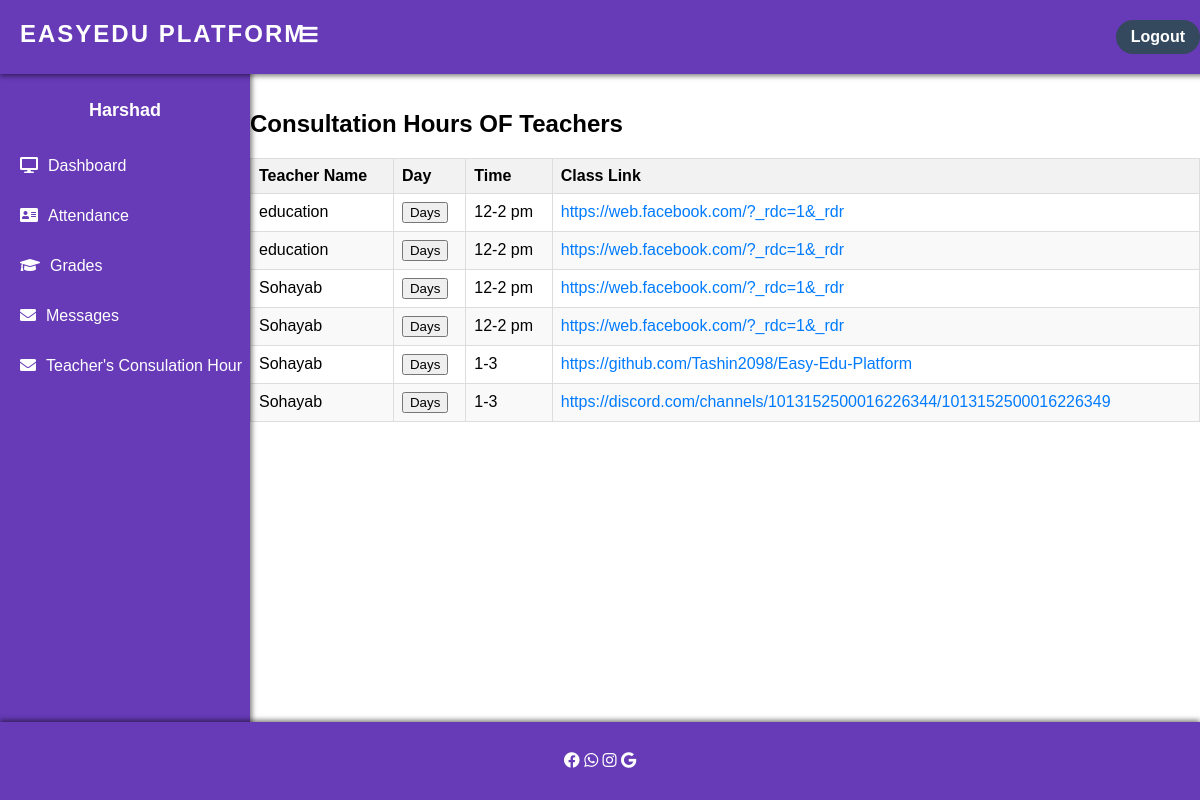
Page /view_consultation_hour (signed in) on the committed database.
### edu/models.py (models this page shows, shortened)
class ConsultationHour(models.Model):
    day = models.CharField(max_length=100)
    time = models.CharField(max_length=100)
    class_link = models.URLField()
    given_by=models.CharField(max_length=20,null=True,default='education')

### edu/views.py (the view)
# urls.py: path('view_consultation_hour', views.view_consultation_hours, name='view_consultation_hour'),
@login_required
@user_passes_test(is_student)
def view_consultation_hours(request):
    form = models.ConsultationHour.objects.all()
    return render(request, 'view_consultation_hours.html', {'form': form})

### edu/views.py (called while the page is built)
def is_student(user):
    return user.groups.filter(name='STUDENT').exists()

### templates/view_consultation_hours.html (shortened to what this page needs)
{% extends 'studentsidebar.html' %}
{% block content %}
<head>
</head>
<body>
    <h2>Consultation Hours OF Teachers</h2>
    <table border="1">
        <thead>
            <tr>
                <th>Teacher Name</th>
                <th>Day</th>
                <th>Time</th>
                <th>Class Link</th>
            </tr>
        </thead>
        <tbody>
            {% for consultation_hour in form %}
            <tr>
                <td>{{ consultation_hour.given_by }}</td>
                <td>
                    <button onclick="toggleDayOptions(this)">
                        Days
                    </button>
                </td>
                <td>{{ consultation_hour.time }}</td>
                <td><a href="{{ consultation_hour.class_link }}">{{ consultation_hour.class_link }}</a></td>
            </tr>
            {% empty %}
            <tr>
                <td colspan="4">No consultation hours available</td>
            </tr>
            {% endfor %}
        </tbody>
    </table>
</body>
{% endblock content %}

### templates/studentsidebar.html (shortened to what this page needs)
<!DOCTYPE html>
<html lang="en" dir="ltr">
<head>
  <link rel="stylesheet" href="https://cdnjs.cloudflare.com/ajax/libs/font-awesome/5.12.1/css/all.min.css">
</head>
<body>
  <header>
    <label for="check">
      <i class="fas fa-bars" id="sidebar_btn"></i>
    </label>
    <div class="left_area">
      <h3>EasyEdu Platform</h3>
    </div>
    <div class="right_area">
      <a href="/" class="logout_btn">Logout</a>
    </div>
  </header>
  <div class="sidebar">
    <center>
      <h4>{{request.user.first_name}}</h4>
    </center>
    <a href="/student-dashboard"><i class="fas fa-desktop"></i><span>Dashboard</span></a>
    <a href="/student-attendance"><i class="fas fa-address-card"></i><span>Attendance</span></a>
    <a href="/student-grade"><i class="fas fa-graduation-cap"></i><span>Grades</span></a>
    <a href="/inbox"><i class="fas fa-envelope"></i><span>Messages</span></a>
    <a href="/view_consultation_hour"><i class="fas fa-envelope"></i><span>Teacher's Consulation Hour</span></a>
  </div>
  <div class="content">
    <br><br><br><br><br>
    {% block content %}
    {% endblock content %}
    <br><br><br>
  </div>
  <footer>
    <i class="fab fa-facebook"></i>
    <i class="fab fa-whatsapp"></i>
    <i class="fab fa-instagram"></i>
    <i class="fab fa-google"></i>
  </footer>
</body>
</html>

### templates/studentsidebar.html (style rules this page uses)
header { position: fixed; background: #673AB7 ; padding: 20px; width: 100%; z-index: 1; box-shadow: 0px 2px 5px rgba(0, 0, 0, 0.5); }
.left_area h3 { color: #fff; margin: 0; text-transform: uppercase; font-size: 24px; font-weight: 700; letter-spacing: 2px; }
.logout_btn { padding: 8px 15px; background: #34495E; text-decoration: none; float: right; margin-top: -28px; margin-right: 20px; border-radius: 20px; font-size: 16px; font-weight: 600; color: #fff; transition: background-color 0.3s ease; }
.sidebar { background: #673AB7 ; margin-top: 70px; padding-top: 30px; position: fixed; left: 0; width: 250px; height: 100%; transition: 0.5s; box-shadow: 2px 0px 5px rgba(0, 0, 0, 0.5); }
.sidebar h4 { color: #fff; margin-top: 0; margin-bottom: 20px; font-size: 18px; font-weight: 600; }
.sidebar a { color: #fff; display: block; width: 100%; line-height: 50px; text-decoration: none; padding-left: 20px; box-sizing: border-box; transition: background-color 0.3s ease; }
.sidebar i { padding-right: 10px; }
body { margin: 0; padding: 0; font-family: "Arial", sans-serif; background-color: #ecf0f1; }
.content { margin-left: 250px; background-color: #fff; min-height: calc(100vh - 100px); transition: 0.5s; padding-bottom: 100px; }
footer { position: fixed; bottom: 0; width: 100%; background-color: #673AB7 ; color: #fff; text-align: center; padding: 30px 0; box-shadow: 0px -2px 5px rgba(0, 0, 0, 0.5); }
label #sidebar_btn { z-index: 1; color: #fff; position: fixed; cursor: pointer; left: 300px; font-size: 20px; margin: 5px 0; transition: 0.5s; transition-property: color; }

### templates/view_consultation_hours.html (style rules this page uses)
table { width: 100%; border-collapse: collapse; }
th { background-color: #f2f2f2; border: 1px solid #dddddd; padding: 8px; text-align: left; }
td { border: 1px solid #dddddd; padding: 8px; }
tr:nth-child(even) { background-color: #f9f9f9; }
a { color: #007bff; text-decoration: none; }

### rows in the picture
ConsultationHour: given_by "education", time "12-2 pm", class_link "https://web.facebook.com/?_rdc=1&_rdr"
ConsultationHour: given_by "education", time "12-2 pm", class_link "https://web.facebook.com/?_rdc=1&_rdr"
ConsultationHour: given_by "Sohayab", time "12-2 pm", class_link "https://web.facebook.com/?_rdc=1&_rdr"
ConsultationHour: given_by "Sohayab", time "12-2 pm", class_link "https://web.facebook.com/?_rdc=1&_rdr"
ConsultationHour: given_by "Sohayab", time "1-3", class_link "https://github.com/Tashin2098/Easy-Edu-Platform"
ConsultationHour: given_by "Sohayab", time "1-3", class_link "https://discord.com/channels/1013152500016226344/1013152500016226349"

### other values in the picture
{{ request.user.first_name }} "Harshad"
